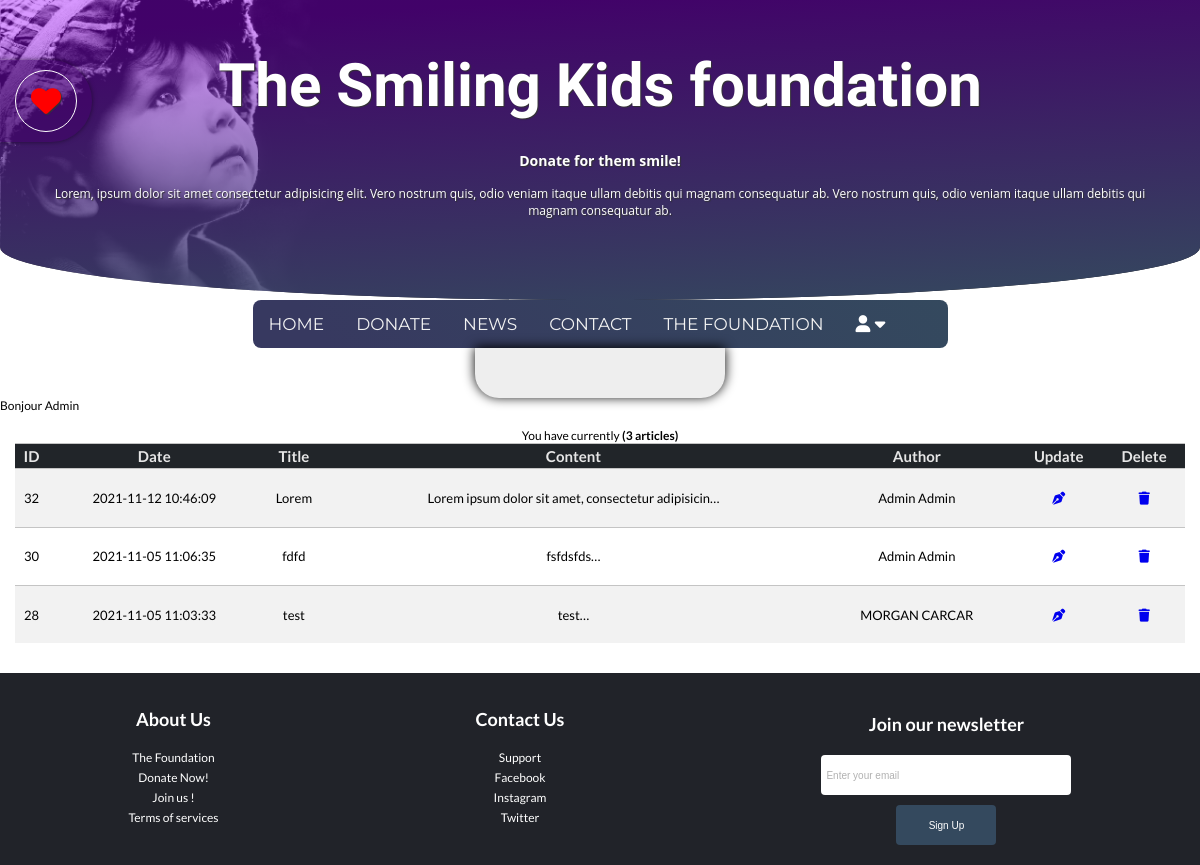
The page /show-post.php (signed in) on the database its author committed.
### tables this page shows
CREATE TABLE `post` (
  `id` int(11) NOT NULL,
  `user_id` int(11) DEFAULT NULL,
  `title` varchar(100) NOT NULL,
  `content` text NOT NULL,
  `date` datetime NOT NULL
);

CREATE TABLE `users` (
  `id` int(11) NOT NULL,
  `mail` varchar(200) NOT NULL,
  `password` varchar(100) NOT NULL,
  `lastname` varchar(100) NOT NULL,
  `firstname` varchar(100) NOT NULL,
  `phone` varchar(20) NOT NULL,
  `address` text NOT NULL,
  `city` varchar(50) NOT NULL,
  `zipcode` int(10) NOT NULL,
  `country` varchar(50) NOT NULL,
  `isAdmin` tinyint(1) NOT NULL DEFAULT '0',
  `isAuthor` tinyint(4) NOT NULL DEFAULT '0'
);

### models/Session.php (called while the page is built, shortened)
<?php
require_once "models/User.php";
class Session {
    public static function isConnected(): bool{
        return isset($_SESSION['auth']) ?? false;
    }
}

### services/utils.php (called while the page is built, shortened)
<?php
function render(string $path, array $variables = []): void {
    extract($variables);
    require "$path.phtml";
    require dirname(__DIR__).'/views/layout.phtml';
}

### show-post.php (called while the page is built, shortened)
<?php
require_once 'services/utils.php';
require_once "models/Session.php";
require_once "models/Post.php";
require_once "models/User.php";
$pagePath = 'admin-show-post';
$author = new User;
$countPost = new Post;
if(empty($_POST)){
    $user = $author->getPostByAuthor();
    $count = $countPost->countAll();
}
render(__DIR__."/views/$pagePath", compact('pageTitle','count','user'));

### models/Model.php (called while the page is built, shortened)
<?php
abstract class Model
{
      public function __construct() {
            try{
                  $this->database = new PDO('mysql:host=db.3wa.io;dbname=rudysaksik_Projet;charset=UTF8',
					'rudysaksik',
					'9efbf4f6e7a53515252a454952cd649f',
                  [
                        PDO::ATTR_ERRMODE => PDO::ERRMODE_EXCEPTION,
                        PDO::ATTR_DEFAULT_FETCH_MODE => PDO::FETCH_ASSOC
                  ]
                  );
            } catch(PDOException $e) {
                  echo $e->getMessage();
            }
      }
}

### models/Post.php (called while the page is built, shortened)
<?php
require_once 'Model.php';
require_once 'User.php';
class Post extends Model
{
    function countAll():int{
        try {
            $request = $this->database->prepare(
                "
                SELECT COUNT(id) AS count
                FROM post
                "
            );
            $request->execute();
            $getCounts = $request->fetch();
        } catch (PDOException $e) {
            echo $e->getMessage();
            exit();
        }
        return (int) $getCounts['count'];
    }
}

### models/User.php (called while the page is built, shortened)
<?php
require_once 'Model.php';
class User extends Model
{
        function getPostByAuthor() {
        try {
            $request = $this->database->prepare(
                "
                SELECT *
                FROM users
                INNER JOIN post ON post.user_id = users.id
                ORDER BY date DESC
                "
            );
            $request->execute();
            $getAuthor = $request->fetchAll();
        } catch (PDOException $e) {
            echo $e->getMessage();
            exit();
        }
        return $getAuthor;
        }
}

### views/admin-show-post.phtml (the view)
<?php if(Session::isConnected() && $_SESSION['auth']['role']):
echo 'Bonjour '.$_SESSION['auth']['name'].''; ?>
<div class="flex-container">
  <table class="admin-table">
    <caption>
      You have currently
    <strong>(<?= intval($count) ;  ?> articles)</strong>
    </caption>
    <thead class="thead-dark">
      <tr>
        <th>ID</th>
        <th>Date</th>
        <th>Title</th>
        <th>Content</th>
        <th>Author</th>
        <th>Update</th>
        <th>Delete</th>
      </tr>
    </thead>
    <tbody>
      <?php foreach($user as $post): ?>
      <tr>
        <td>
          <?= htmlspecialchars( $post['id'] ); ?>
        </td>
        <td>
          <?= htmlspecialchars( $post['date'] ); ?>
        </td>
        <td>
          <?= htmlspecialchars( $post['title'] ); ?>
        </td>
        <td>
          <?= substr( $post['content'],0, 50). "&hellip;" ?>
        </td>
        <td>
          <?= htmlspecialchars( $post['firstname'] ); ?>
          <?= htmlspecialchars( $post['lastname'] ); ?>
        </td>
        <td>
          <a title="Modifier le post" href="postUpdate.php?id=<?= $post['id']; ?>">
            <i class="fa fa-pen-nib" aria-hidden="true"></i>
          </a>
        </td>
        <td>
          <a href="delete-post.php?id=<?= intval( $post['id'] ); ?>" class="btn btn-danger" title="Supprimer le post">
            <i class="fa fa-trash" aria-hidden="true"></i>
          </a>
        </td>
      </tr>
      <?php endforeach; ?>
    </tbody>
  </table>
<?php endif ; ?>
</div>

### css/style.css (style rules this page uses)
* { padding: 0; margin: 0 auto; box-sizing: border-box; }
html { box-sizing: border-box; font-size: 62.5%; }
body { font-size: 1.2rem; font-family: "Lato"; background: white; }
a { text-decoration: none; }
.flex-container { display: flex; justify-content: center; align-items: stretch; flex-wrap: wrap; align-content: stretch; height: 100%; padding: 1.5rem; gap: 100px; border-radius: 5px; }
table.admin-table { background-color: #F2F2F2; width: 100%; height: 20rem; text-align: center; border-collapse: collapse; margin-bottom: 1.5rem; }
table.admin-table td, table.admin-table th { border-top: 1px solid #C4C4C4; padding: 0.3rem 0.2rem; }
table.admin-table tbody td { font-size: 1.3rem; }
table.admin-table tr:nth-child(even) { background: #FFFFFF; }
table.admin-table thead { background: #212529; }
table.admin-table thead th { font-size: 1.5rem; font-weight: bold; color: #E6E6E6; text-align: center; border-left: 0px solid #4A4A4A; }
table.admin-table thead th:first-child { border-left: none; }

### rows shown on the page
post: id "32", date "2021-11-12 10:46:09", title "Lorem", content "Lorem ipsum dolor sit amet, consectetur adipisicin", user.firstname "Admin", user.lastname "Admin"
post: id "30", date "2021-11-05 11:06:35", title "fdfd", content "fsfdsfds", user.firstname "Admin", user.lastname "Admin"
post: id "28", date "2021-11-05 11:03:33", title "test", content "test", user.firstname "MORGAN", user.lastname "CARCAR"

### other values the page prints
$_SESSION['auth']['name'] "Admin"
$count "3"
